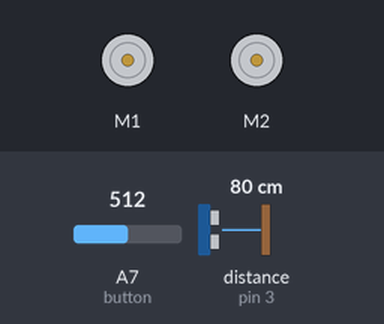
A sketch run on a simulated Arduino Nano, built with avr-gcc and run on an emulated ATmega328P. Parts: 2 × DC motor (green arrow = forward, orange = backward, longer = faster). Inputs (shaded band) come from the test bench; at power-on: A7 (button) = 512, distance to the obstacle (sensor on pin 3) 80 cm.

Above: at 0.8 s.
0.9 s: A7 (button) set to 12
3.1 s: A7 (button) set to 9
At 5.4 s:
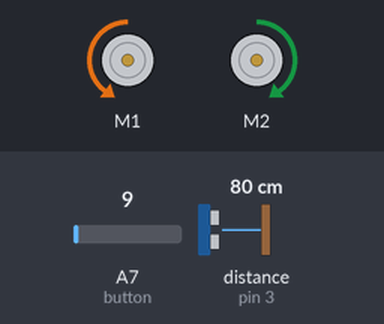
Timing chart, 0 to 6.9 s (numbered marks = the images above; inputs shaded):
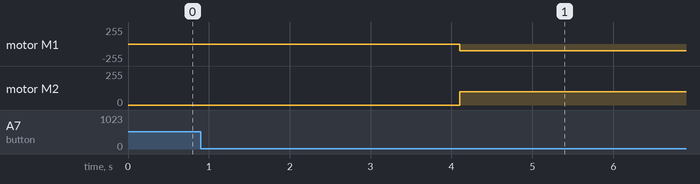

Measured:
- the behaviour switches between 11 and 10 on A7 (button) (found by bisection; images 0 and 1)
- after the input at 0.9 s, every drawn part: stays the same
- after the input at 3.1 s, motor M1: stopped → backward 100/255 after 1.0 s; motor M2: stopped → forward 100/255 after 1.0 s

The sketch:

ExploreBotColinMettler.ino
```cpp
/*
    Explore Cautiously Program
    Colin Mettler
*/

#include <Arduino.h>
#include <Wire.h>
#include <SoftwareSerial.h>
#include <MeMCore.h>

MeDCMotor motor_9(9); // Motor Pin
MeDCMotor motor_10(10); // Motor Pin

void move(int direction, int speed) {
  int leftSpeed = 0;
  int rightSpeed = 0;
  if (direction == 1) {
    leftSpeed = speed;
    rightSpeed = speed;
  } else if (direction == 2) {
    leftSpeed = -speed;
    rightSpeed = -speed;
  } else if (direction == 3) {
    leftSpeed = -speed;
    rightSpeed = speed;
  } else if (direction == 4) {
    leftSpeed = speed;
    rightSpeed = -speed;
  }
  motor_9.run((9) == M1 ? -(leftSpeed) : (leftSpeed));
  motor_10.run((10) == M1 ? -(rightSpeed) : (rightSpeed));
}

double angle_rad = PI / 180.0;
double angle_deg = 180.0 / PI;
MeUltrasonicSensor ultrasonic_3(3); // Define ultrasonic sensor for use

void setup() {
  pinMode(A7, INPUT);
  while (!((0 ^ (analogRead(A7) > 10 ? 0 : 1)))) // wait until onboard button is pressed to start program
  {
    _loop();
  }
  _delay(1); // delay for 1 second
}

void loop() {
  if (ultrasonic_3.distanceCm() > 15) { // if distance is greater than 15 cm
    move(1, 100); // move forward at speed 100
  } else { // if distance is less than or equal to 15 cm
    move(1, 0); // move with speed 0, AKA stop
    _delay(0.5); // delay for 1/2 of a second
    move(3, 100); // turn left at speed 100 (speed will change based on trial determining what is necessary to turn 90 degrees)
    _delay(0.5); // delay for 1/2 of a second
  }
  _loop();
}

void _delay(float seconds) {
  long endTime = millis() + seconds * 1000;
  while (millis() < endTime)_loop();
}

void _loop() {
}
```
